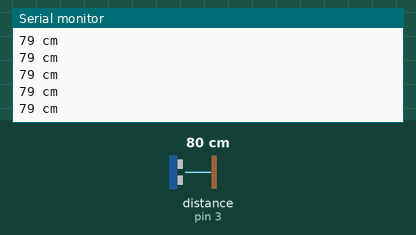
This sketch was run on a simulated Arduino Uno, built with avr-gcc and run on an emulated ATmega328P. On the bench: the last lines printed to the serial monitor. Wiring (inferred from the names in the program): ultrasonic range finder: trigger pin 2; echo pin 3. The inputs (shaded band) are chosen by the test bench; at power-on: distance to the obstacle (sensor on pin 3) 80 cm. The echo pulse lasts 58.3 µs per cm.

Above: at 1.2 s.
1.3 s: distance to the obstacle (sensor on pin 3) set to 2 cm
At 1.71 s:
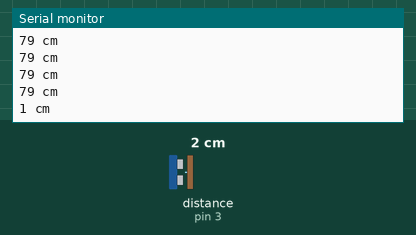
2.8 s: distance to the obstacle (sensor on pin 3) set to 4 cm
At 2.97 s:
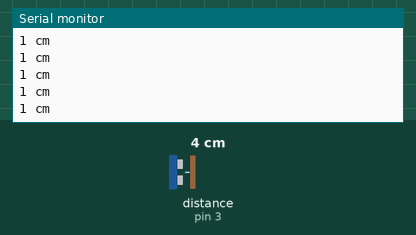
Timing chart, 0 to 5.8 s (numbered marks = the images above; inputs shaded):
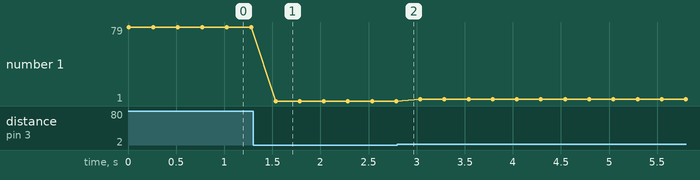

The sketch:

HCSR04.ino
```cpp
/*
HC-SR04 Ping distance sensor]
VCC to arduino 5v GND to arduino GND
Echo to Arduino pin 13 Trig to Arduino pin 12
Red POS to Arduino pin 11
Green POS to Arduino pin 10
560 ohm resistor to both LED NEG and GRD power rail
More info at: http://goo.gl/kJ8Gl
Original code improvements to the Ping sketch sourced from Trollmaker.com
Some code and wiring inspired by http://en.wikiversity.org/wiki/User:Dstaub/robotcar
*/

#define trigPin 2
#define echoPin 3

void setup() {
  Serial.begin (9600);
  pinMode(trigPin, OUTPUT);
  pinMode(echoPin, INPUT);
}

void loop() {
  long duration, distance;
  digitalWrite(trigPin, LOW);  // Added this line
  delayMicroseconds(2); // Added this line
  digitalWrite(trigPin, HIGH);
  delayMicroseconds(10); // Added this line
  digitalWrite(trigPin, LOW);
  duration = pulseIn(echoPin, HIGH);
  distance = (duration/2) / 29.1;
  Serial.print(distance);
  Serial.println(" cm");
  delay(250);
}
```

Measured:
- after the input at 1.3 s, the serial monitor: prints a new line after 0.23 s (image 1)
- plotted number 1: 79 → 1 after the input at 1.3 s, 1 → 3 after the input at 2.8 s
